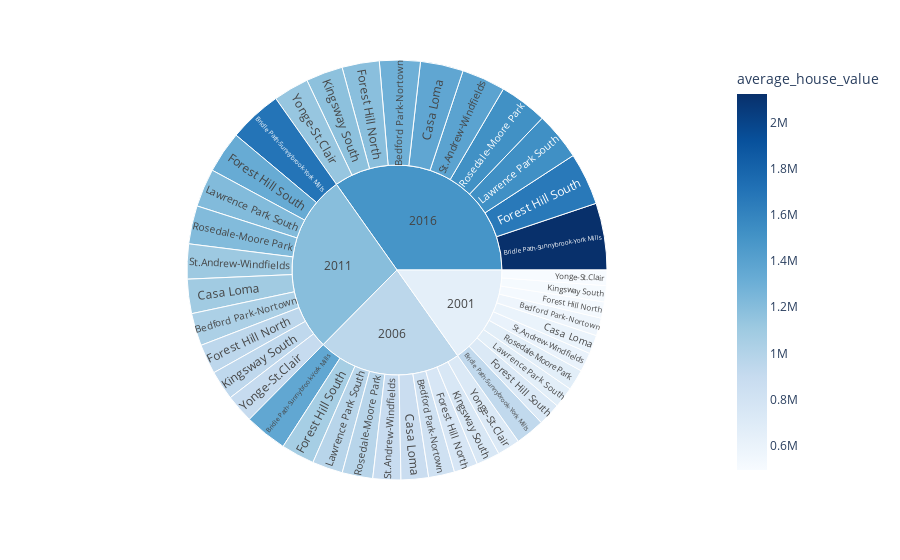

The notebook cell saved with this chart:
### Code cell
# Create the sunburst chart
px.sunburst(
    ten_most_expensive_neighbourhoods_per_year,
    path=[ten_most_expensive_neighbourhoods_per_year.index, 'neighbourhood'], values='average_house_value', color='average_house_value', color_continuous_scale='blues',
    height=500
    
)

### Figure 1 — Plotly figure (JSON) as saved in the notebook; plotly's stock layout.template omitted (floating-point values rounded to 4 significant figures)
{"data": [{"branchvalues": "total", "customdata": [[565304], [826963], [1034387], [1295007], [927466], [1356757], [1697067], [2124653], [596077], [871981], [1090696], [1365503], [517466], [756983], [946854], [1185419], [726664], [1063011], [1329642], [1664653], [512334], [749476], [937464], [1173663], [664712], [972384], [1216283], [1522732], [664476], [972039], [1215852], [1522193], [607040], [888017], [1110755], [1390616], [494098], [722799], [904096], [1131888], [651600.0], [953200.0], [1192000.0], [1493000.0]], "domain": {"x": [0, 1], "y": [0, 1]}, "hovertemplate": "labels=%{label}<br>average_house_value_sum=%{value}<br>parent=%{parent}<br>id=%{id}<br>average_house_value=%{color}<extra></extra>", "ids": ["2001/Bedford Park-Nortown", "2006/Bedford Park-Nortown", "2011/Bedford Park-Nortown", "2016/Bedford Park-Nortown", "2001/Bridle Path-Sunnybrook-York Mills", "2006/Bridle Path-Sunnybrook-York Mills", "2011/Bridle Path-Sunnybrook-York Mills", "2016/Bridle Path-Sunnybrook-York Mills", "2001/Casa Loma", "2006/Casa Loma", "2011/Casa Loma", "2016/Casa Loma", "2001/Forest Hill North", "2006/Forest Hill North", "2011/Forest Hill North", "2016/Forest Hill North", "2001/Forest Hill South", "2006/Forest Hill South", "2011/Forest Hill South", "2016/Forest Hill South", "2001/Kingsway South", "2006/Kingsway South", "2011/Kingsway South", "2016/Kingsway South", "2001/Lawrence Park South", "2006/Lawrence Park South", "2011/Lawrence Park South", "2016/Lawrence Park South", "2001/Rosedale-Moore Park", "2006/Rosedale-Moore Park", "2011/Rosedale-Moore Park", "2016/Rosedale-Moore Park", "2001/St.Andrew-Windfields", "2006/St.Andrew-Windfields", "2011/St.Andrew-Windfields", "2016/St.Andrew-Windfields", "2001/Yonge-St.Clair", "2006/Yonge-St.Clair", "2011/Yonge-St.Clair", "2016/Yonge-St.Clair", "2001", "2006", "2011", "2016"], "labels": ["Bedford Park-Nortown", "Bedford Park-Nortown", "Bedford Park-Nortown", "Bedford Park-Nortown", "Bridle Path-Sunnybrook-York Mills", "Bridle Path-Sunnybrook-York Mills", "Bridle Path-Sunnybrook-York Mills", "Bridle Path-Sunnybrook-York Mills", "Casa Loma", "Casa Loma", "Casa Loma", "Casa Loma", "Forest Hill North", "Forest Hill North", "Forest Hill North", "Forest Hill North", "Forest Hill South", "Forest Hill South", "Forest Hill South", "Forest Hill South", "Kingsway South", "Kingsway South", "Kingsway South", "Kingsway South", "Lawrence Park South", "Lawrence Park South", "Lawrence Park South", "Lawrence Park South", "Rosedale-Moore Park", "Rosedale-Moore Park", "Rosedale-Moore Park", "Rosedale-Moore Park", "St.Andrew-Windfields", "St.Andrew-Windfields", "St.Andrew-Windfields", "St.Andrew-Windfields", "Yonge-St.Clair", "Yonge-St.Clair", "Yonge-St.Clair", "Yonge-St.Clair", "2001", "2006", "2011", "2016"], "marker": {"coloraxis": "coloraxis", "colors": [565304, 826963, 1034387, 1295007, 927466, 1356757, 1697067, 2124653, 596077, 871981, 1090696, 1365503, 517466, 756983, 946854, 1185419, 726664, 1063011, 1329642, 1664653, 512334, 749476, 937464, 1173663, 664712, 972384, 1216283, 1522732, 664476, 972039, 1215852, 1522193, 607040, 888017, 1110755, 1390616, 494098, 722799, 904096, 1131888, 651600.0, 953200.0, 1192000.0, 1493000.0]}, "name": "", "parents": ["2001", "2006", "2011", "2016", "2001", "2006", "2011", "2016", "2001", "2006", "2011", "2016", "2001", "2006", "2011", "2016", "2001", "2006", "2011", "2016", "2001", "2006", "2011", "2016", "2001", "2006", "2011", "2016", "2001", "2006", "2011", "2016", "2001", "2006", "2011", "2016", "2001", "2006", "2011", "2016", "", "", "", ""], "type": "sunburst", "values": [565304, 826963, 1034387, 1295007, 927466, 1356757, 1697067, 2124653, 596077, 871981, 1090696, 1365503, 517466, 756983, 946854, 1185419, 726664, 1063011, 1329642, 1664653, 512334, 749476, 937464, 1173663, 664712, 972384, 1216283, 1522732, 664476, 972039, 1215852, 1522193, 607040, 888017, 1110755, 1390616, 494098, 722799, 904096, 1131888, 6275637, 9180410, 11483096, 14376327]}], "layout": {"autosize": true, "coloraxis": {"colorbar": {"title": {"text": "average_house_value"}}, "colorscale": [[0, "rgb(247,251,255)"], [0.125, "rgb(222,235,247)"], [0.25, "rgb(198,219,239)"], [0.375, "rgb(158,202,225)"], [0.5, "rgb(107,174,214)"], [0.625, "rgb(66,146,198)"], [0.75, "rgb(33,113,181)"], [0.875, "rgb(8,81,156)"], [1, "rgb(8,48,107)"]]}, "legend": {"tracegroupgap": 0}, "margin": {"t": 60}}}
